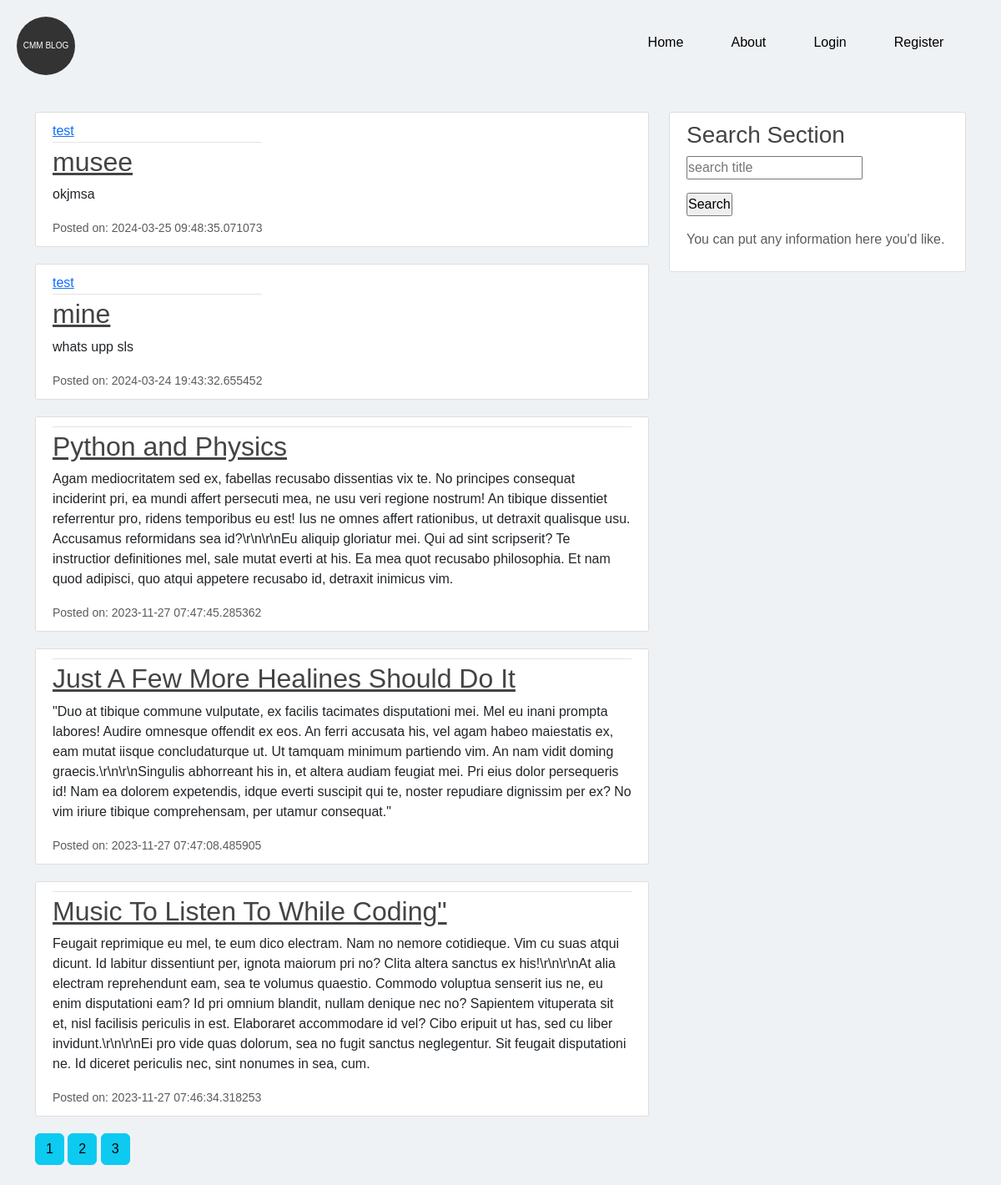
Page /home on the earlier database version.
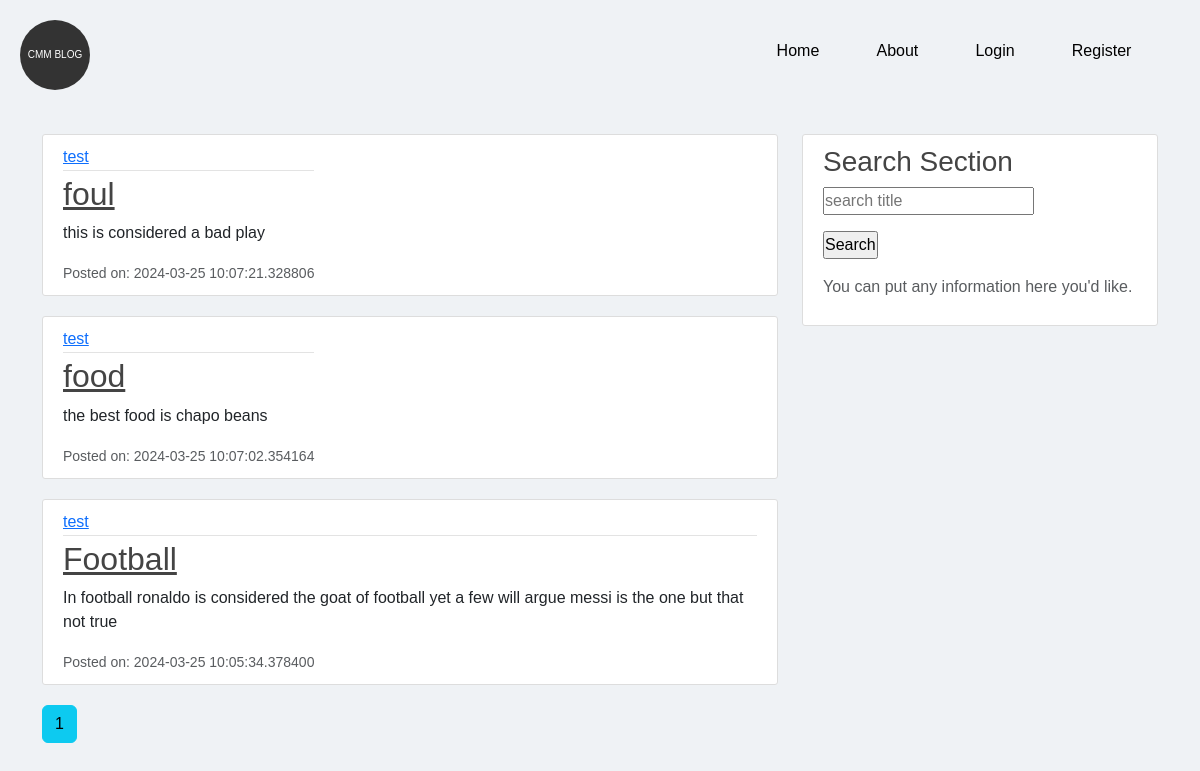
Same page on the later database version.
### flaskblog/modules.py (models this page shows, shortened)
class Post(db.Model):
    id = db.Column(db.Integer, primary_key=True)
    title = db.Column(db.String(100), nullable=False)
    date_posted = db.Column(db.DateTime, nullable=False, default=datetime.utcnow)
    content = db.Column(db.Text(2000), nullable=False)
    user_id = db.Column(db.Integer(), db.ForeignKey('user.id'), nullable=False)

class User(db.Model,UserMixin):
    id = db.Column(db.Integer, primary_key=True)
    username = db.Column(db.String(20), unique=True, nullable=False)
    email = db.Column(db.String(120), unique=True, nullable=False)
    image_file = db.Column(db.String(20), nullable=False, default='default.jpg')
    password = db.Column(db.String(60), nullable=False)
    post = db.relationship('Post',backref='author',lazy=True)

### flaskblog/routes.py (the view)
@app.route("/")
@app.route("/home")
def home():
    form = SearchForm()
    page = request.args.get('page',1,type=int)
    posts=Post.query.order_by(Post.date_posted.desc()).paginate(page=page,per_page=5)
    return render_template("home.html",posts=posts, form=form)

### flaskblog/files.py
class SearchForm(FlaskForm):
    searched = StringField("searched", validators=[DataRequired()])
    submit = SubmitField("Search")

### flaskblog/templates/home.html (shortened to what this page needs)
{% extends "layout.html" %}
{% block body%}
    {% for post in posts.items %}
    <article class="media content-section">
        <div class="media-body">
          <div class="article-metadata">
            <a class="mr-2" href="{{ url_for('user_posts', username=post.author.username) }}">{{ post.author.username }}</a>
          </div>
          <h2><a class="article-title" href="{{ url_for('post',post_id=post.id) }}">{{ post.title }}</a></h2>
          <p class="article-content">{{ post.content }}</p>
          <small class="text-muted">Posted on: {{ post.date_posted }}</small>
        </div>
      </article>
    {% endfor%}
    {% for page_num in posts.iter_pages(left_edge=1,right_edge=1,left_current=2,right_current=2)%}
      {% if page_num %}
        {% if posts.page == page_num %}
          <a class="btn btn-info mb-4" href="{{ url_for('home', page=page_num) }}">{{ page_num }}</a>
        {% else %}
          <a class="btn btn-info mb-4" href="{{ url_for('home', page=page_num) }}">{{ page_num }}</a>
        {%endif%}
      {% else %}
        ...
      {% endif %}
    {% endfor %}
{% endblock %}
{% block Tosearch %}
<form action="{{url_for('search')}}" method="POST">
    <p>
      {{ form.searched(placeholder="search title") }}
    </p>
    <p>{{ form.submit }}</p>
  </form>
  <p class='text-muted'>You can put any information here you'd like.
{% endblock %}

Differences in the rows shown:
removed Post: author.username "test", title "musee", content "okjmsa", date_posted "2024-03-25 09:48:35.071073"
removed Post: author.username "test", title "mine", content "whats upp sls", date_posted "2024-03-24 19:43:32.655452"
removed Post: title "Python and Physics", content "Agam mediocritatem sed ex, fabellas recusabo dissentias vix te. No principes consequat inciderint pri, ea mundi affert persecuti mea, ne usu veri regione nostrum! An tibique dissentiet referrentur pro, ridens temporibus eu est! Ius ne omnes affert rationibus, ut detraxit qualisque usu. Accusamus reformidans sea id?\\r\\n\\r\\nEu aliquip gloriatur mei. Qui ad sint scripserit? Te instructior definitiones mel, sale mutat everti at his. Ea mea quot recusabo philosophia. Et nam quod adipisci, quo atqui appetere recusabo id, detraxit inimicus vim.", date_posted "2023-11-27 07:47:45.285362"
removed Post: title "Just A Few More Healines Should Do It", content "\"Duo at tibique commune vulputate, ex facilis tacimates disputationi mei. Mel eu inani prompta labores! Audire omnesque offendit ex eos. An ferri accusata his, vel agam habeo maiestatis ex, eam mutat iisque concludaturque ut. Ut tamquam minimum partiendo vim. An nam vidit doming graecis.\\r\\n\\r\\nSingulis abhorreant his in, et altera audiam feugiat mei. Pri eius dolor persequeris id! Nam ea dolorem expetendis, idque everti suscipit qui te, noster repudiare dignissim per ex? No vim iriure tibique comprehensam, per utamur consequat.\"", date_posted "2023-11-27 07:47:08.485905"
removed Post: title "Music To Listen To While Coding\"", content "Feugait reprimique eu mel, te eum dico electram. Nam no nemore cotidieque. Vim cu suas atqui dicunt. Id labitur dissentiunt per, ignota maiorum pri no? Clita altera sanctus ex his!\\r\\n\\r\\nAt alia electram reprehendunt eam, sea te volumus quaestio. Commodo voluptua senserit ius ne, eu enim disputationi eam? Id pri omnium blandit, nullam denique nec no? Sapientem vituperata sit et, nisl facilisis periculis in est. Elaboraret accommodare id vel? Cibo eripuit ut has, sed cu liber invidunt.\\r\\n\\r\\nEi pro vide quas dolorum, sea no fugit sanctus neglegentur. Sit feugait disputationi ne. Id diceret periculis nec, sint nonumes in sea, cum.", date_posted "2023-11-27 07:46:34.318253"
now on this page (row edited): Post: author.username "test", title "foul", content "this is considered a bad play", date_posted "2024-03-25 10:07:21.328806"
now on this page (row edited): Post: author.username "test", title "food", content "the best food is chapo beans", date_posted "2024-03-25 10:07:02.354164"
now on this page (row edited): Post: author.username "test", title "Football", content "In football ronaldo is considered the goat of football yet a few will argue messi is the one but that not true", date_posted "2024-03-25 10:05:34.378400"
Other differences:
list line gone: "2"
list line gone: "3"
